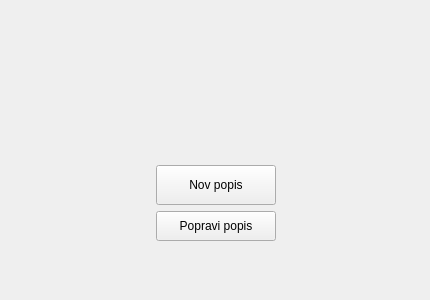
<?xml version="1.0" encoding="UTF-8"?>
<ui version="4.0">
 <class>Form</class>
 <widget class="QWidget" name="Form">
  <property name="geometry">
   <rect>
    <x>0</x>
    <y>0</y>
    <width>430</width>
    <height>300</height>
   </rect>
  </property>
  <property name="minimumSize">
   <size>
    <width>430</width>
    <height>300</height>
   </size>
  </property>
  <property name="maximumSize">
   <size>
    <width>430</width>
    <height>300</height>
   </size>
  </property>
  <property name="windowTitle">
   <string>Form</string>
  </property>
  <widget class="QWidget" name="">
   <property name="geometry">
    <rect>
     <x>10</x>
     <y>10</y>
     <width>411</width>
     <height>281</height>
    </rect>
   </property>
   <layout class="QVBoxLayout" name="verticalLayout">
    <property name="sizeConstraint">
     <enum>QLayout::SetDefaultConstraint</enum>
    </property>
    <item>
     <spacer name="verticalSpacer_4">
      <property name="orientation">
       <enum>Qt::Vertical</enum>
      </property>
      <property name="sizeHint" stdset="0">
       <size>
        <width>20</width>
        <height>80</height>
       </size>
      </property>
     </spacer>
    </item>
    <item>
     <layout class="QHBoxLayout" name="horizontalLayout">
      <property name="topMargin">
       <number>10</number>
      </property>
      <property name="bottomMargin">
       <number>10</number>
      </property>
      <item>
       <spacer name="horizontalSpacer">
        <property name="orientation">
         <enum>Qt::Horizontal</enum>
        </property>
        <property name="sizeHint" stdset="0">
         <size>
          <width>100</width>
          <height>20</height>
         </size>
        </property>
       </spacer>
      </item>
      <item>
       <widget class="QLabel" name="logoLabel">
        <property name="minimumSize">
         <size>
          <width>105</width>
          <height>28</height>
         </size>
        </property>
        <property name="maximumSize">
         <size>
          <width>105</width>
          <height>28</height>
         </size>
        </property>
        <property name="text">
         <string/>
        </property>
        <property name="pixmap">
         <pixmap>logo/logoArtboard-2.png</pixmap>
        </property>
        <property name="scaledContents">
         <bool>true</bool>
        </property>
       </widget>
      </item>
      <item>
       <spacer name="logoSpacerR">
        <property name="orientation">
         <enum>Qt::Horizontal</enum>
        </property>
        <property name="sizeHint" stdset="0">
         <size>
          <width>100</width>
          <height>20</height>
         </size>
        </property>
       </spacer>
      </item>
     </layout>
    </item>
    <item>
     <spacer name="verticalSpacer">
      <property name="orientation">
       <enum>Qt::Vertical</enum>
      </property>
      <property name="sizeHint" stdset="0">
       <size>
        <width>120</width>
        <height>80</height>
       </size>
      </property>
     </spacer>
    </item>
    <item>
     <layout class="QHBoxLayout" name="horizontalLayout_2">
      <property name="sizeConstraint">
       <enum>QLayout::SetMinimumSize</enum>
      </property>
      <item>
       <spacer name="horizontalSpacer_2">
        <property name="orientation">
         <enum>Qt::Horizontal</enum>
        </property>
        <property name="sizeHint" stdset="0">
         <size>
          <width>40</width>
          <height>20</height>
         </size>
        </property>
       </spacer>
      </item>
      <item>
       <widget class="QPushButton" name="pushButton">
        <property name="minimumSize">
         <size>
          <width>120</width>
          <height>40</height>
         </size>
        </property>
        <property name="maximumSize">
         <size>
          <width>180</width>
          <height>40</height>
         </size>
        </property>
        <property name="layoutDirection">
         <enum>Qt::LeftToRight</enum>
        </property>
        <property name="autoFillBackground">
         <bool>false</bool>
        </property>
        <property name="text">
         <string>Nov popis</string>
        </property>
       </widget>
      </item>
      <item>
       <spacer name="horizontalSpacer_4">
        <property name="orientation">
         <enum>Qt::Horizontal</enum>
        </property>
        <property name="sizeHint" stdset="0">
         <size>
          <width>40</width>
          <height>20</height>
         </size>
        </property>
       </spacer>
      </item>
     </layout>
    </item>
    <item>
     <spacer name="verticalSpacer_3">
      <property name="orientation">
       <enum>Qt::Vertical</enum>
      </property>
      <property name="sizeHint" stdset="0">
       <size>
        <width>120</width>
        <height>13</height>
       </size>
      </property>
     </spacer>
    </item>
    <item>
     <layout class="QHBoxLayout" name="horizontalLayout_3">
      <item>
       <spacer name="horizontalSpacer_3">
        <property name="orientation">
         <enum>Qt::Horizontal</enum>
        </property>
        <property name="sizeHint" stdset="0">
         <size>
          <width>40</width>
          <height>20</height>
         </size>
        </property>
       </spacer>
      </item>
      <item>
       <widget class="QPushButton" name="pushButton_2">
        <property name="minimumSize">
         <size>
          <width>120</width>
          <height>30</height>
         </size>
        </property>
        <property name="maximumSize">
         <size>
          <width>180</width>
          <height>30</height>
         </size>
        </property>
        <property name="text">
         <string>Popravi popis</string>
        </property>
       </widget>
      </item>
      <item>
       <spacer name="horizontalSpacer_5">
        <property name="orientation">
         <enum>Qt::Horizontal</enum>
        </property>
        <property name="sizeHint" stdset="0">
         <size>
          <width>40</width>
          <height>20</height>
         </size>
        </property>
       </spacer>
      </item>
     </layout>
    </item>
    <item>
     <spacer name="verticalSpacer_2">
      <property name="orientation">
       <enum>Qt::Vertical</enum>
      </property>
      <property name="sizeHint" stdset="0">
       <size>
        <width>120</width>
        <height>80</height>
       </size>
      </property>
     </spacer>
    </item>
   </layout>
  </widget>
 </widget>
 <resources/>
 <connections/>
</ui>
